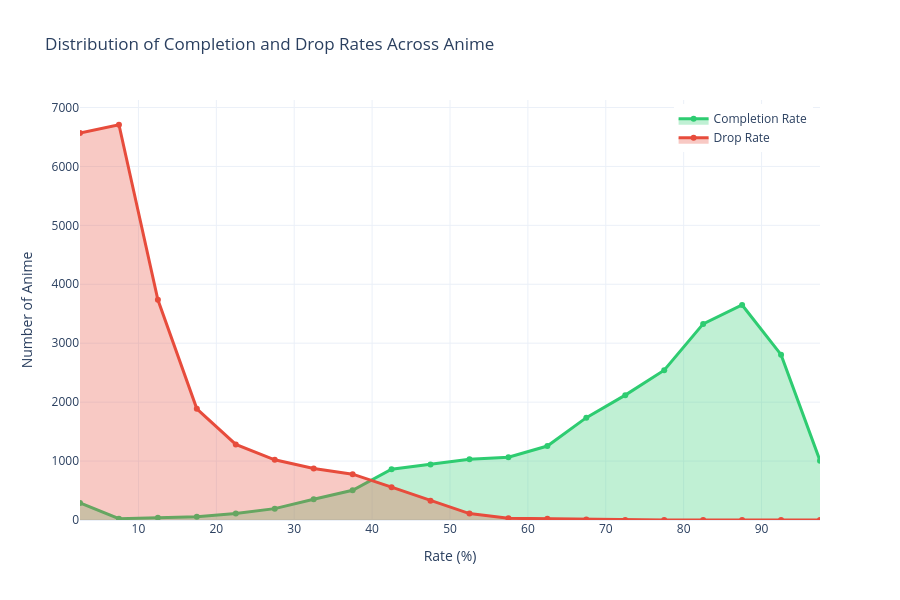

The code cell stored with this chart in its notebook:
### Markdown cell above
### The Distribution Reality: Most Anime Are Average

Now that we've seen genre-by-genre completion rates, let's examine the full distribution.  
How many anime actually achieve high completion? And how many fall into the "abandoned" category?

This visualization reveals the harsh truth about content performance across the entire catalog.

### Code cell
fig, stats_data = gu.create_completion_drop_distribution()
fig.show()

### Figure 1 — Plotly figure (JSON) as saved in the notebook; plotly's stock layout.template omitted (floating-point values rounded to 4 significant figures)
{"data": [{"fill": "tozeroy", "fillcolor": "rgba(46, 204, 113, 0.3)", "hovertemplate": "<b>Completion Rate: %{x:.0f}%</b><br>Anime Count: %{y:,}<extra></extra>", "line": {"color": "#2ecc71", "width": 3}, "marker": {"size": 6}, "mode": "lines+markers", "name": "Completion Rate", "type": "scatter", "x": [2.5, 7.5, 12.5, 17.5, 22.5, 27.5, 32.5, 37.5, 42.5, 47.5, 52.5, 57.5, 62.5, 67.5, 72.5, 77.5, 82.5, 87.5, 92.5, 97.5], "y": [289, 22, 39, 57, 109, 193, 351, 505, 861, 940, 1029, 1065, 1255, 1737, 2119, 2543, 3328, 3649, 2806, 1007]}, {"fill": "tozeroy", "fillcolor": "rgba(231, 76, 60, 0.3)", "hovertemplate": "<b>Drop Rate: %{x:.0f}%</b><br>Anime Count: %{y:,}<extra></extra>", "line": {"color": "#e74c3c", "width": 3}, "marker": {"size": 6}, "mode": "lines+markers", "name": "Drop Rate", "type": "scatter", "x": [2.5, 7.5, 12.5, 17.5, 22.5, 27.5, 32.5, 37.5, 42.5, 47.5, 52.5, 57.5, 62.5, 67.5, 72.5, 77.5, 82.5, 87.5, 92.5, 97.5], "y": [6567, 6707, 3737, 1886, 1282, 1021, 875, 778, 557, 327, 109, 28, 21, 8, 1, 0, 0, 0, 0, 0]}], "layout": {"height": 600, "legend": {"x": 0.99, "xanchor": "right", "y": 0.99, "yanchor": "top"}, "showlegend": true, "title": {"text": "Distribution of Completion and Drop Rates Across Anime"}, "xaxis": {"title": {"text": "Rate (%)"}}, "yaxis": {"title": {"text": "Number of Anime"}}}}
